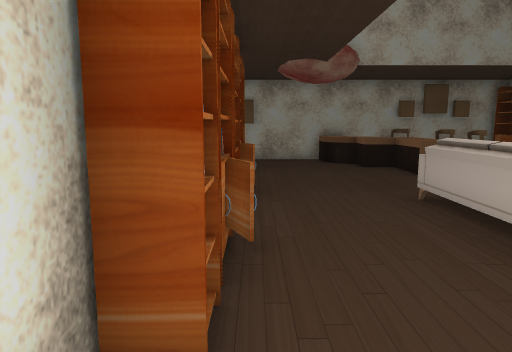
View 1 (above)

17 first-person views from a walk through a Unity game level. The camera is 1.5 m above the floor, tilts 8° down and sees 70° across. The floor is counted in squares, 1 m on a side. Each view is taken from the middle of a square. On the plan, view 1 faces up. The plan holds only what a view shows up to about 16 squares ahead; the rest is blank. The place goes on beyond the plan. The player is left out. Some animated figures are left out. Some surface patterns are stand-ins.

View 2
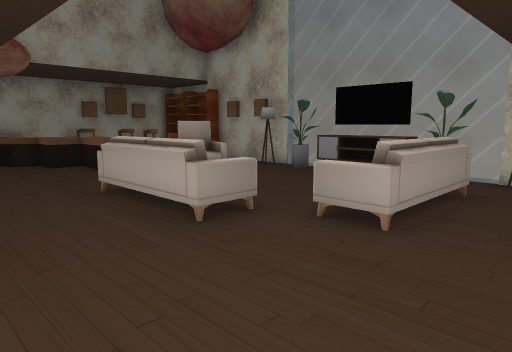

View 3
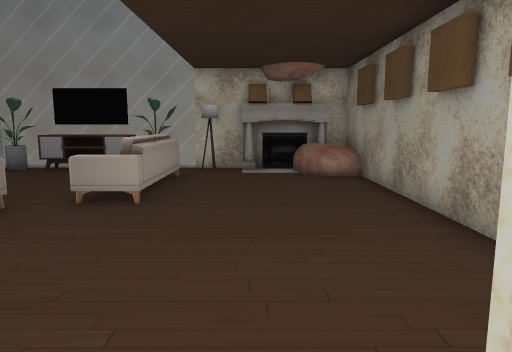

View 4
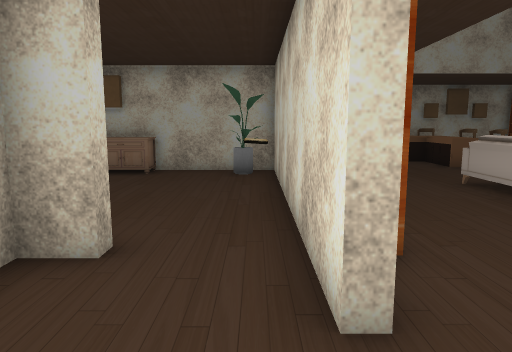

View 5
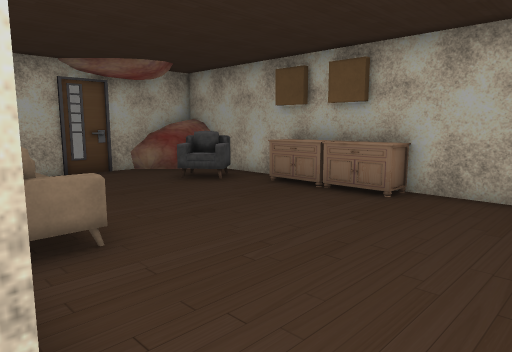

View 6
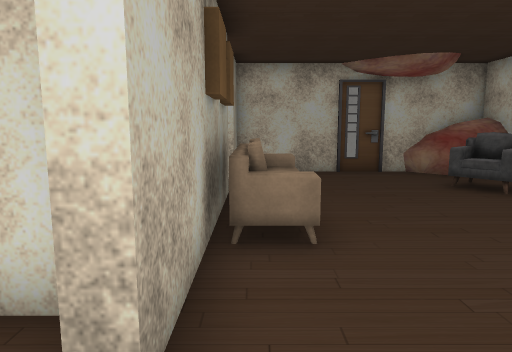

View 7
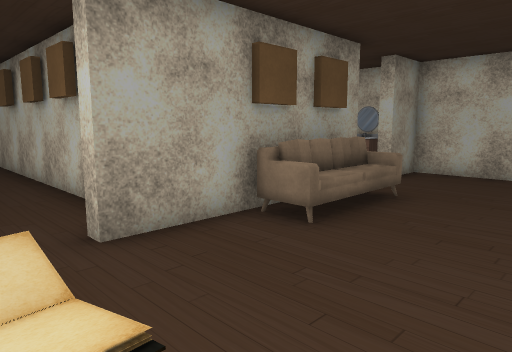

View 8
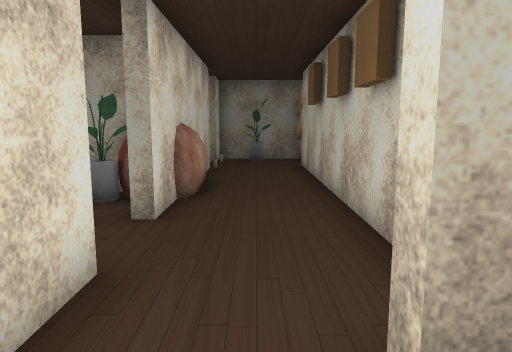

View 9
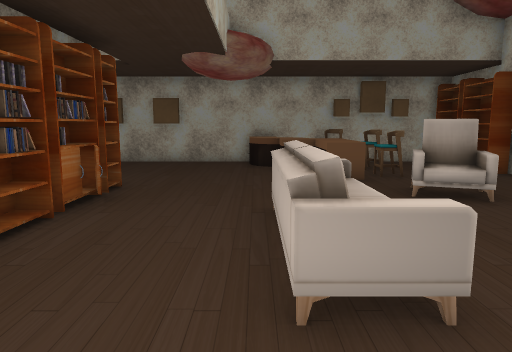

View 10
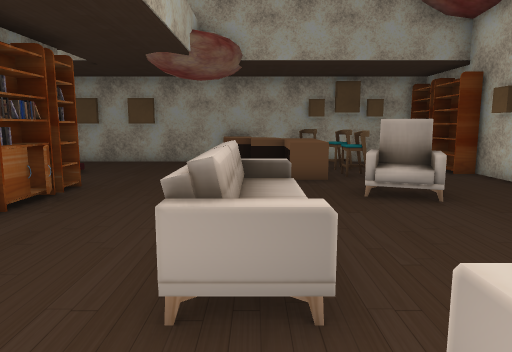

View 11
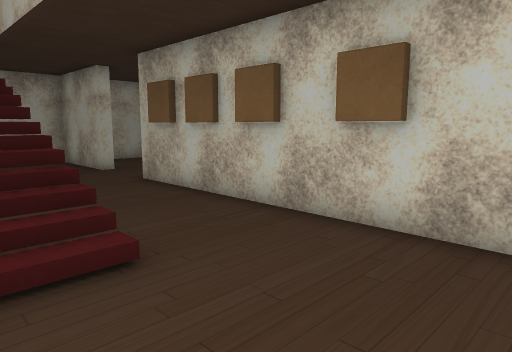

View 12
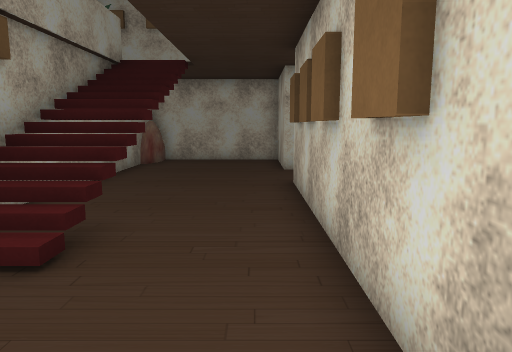

View 13
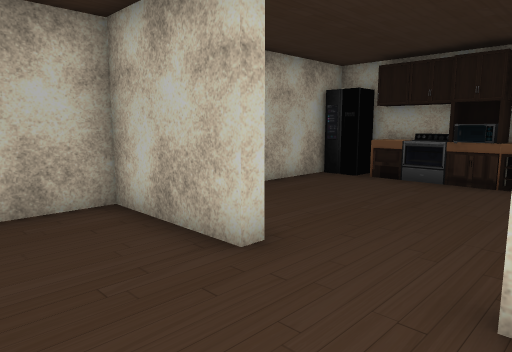

View 14
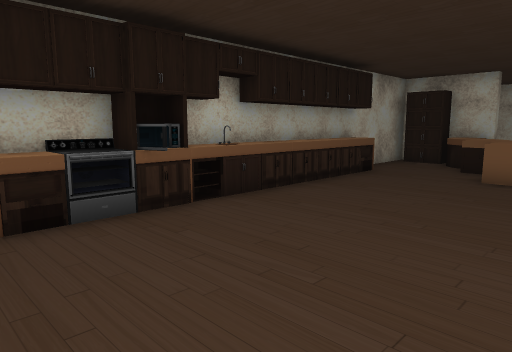

View 15
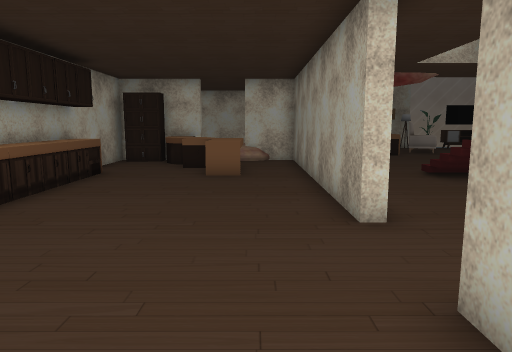

View 16
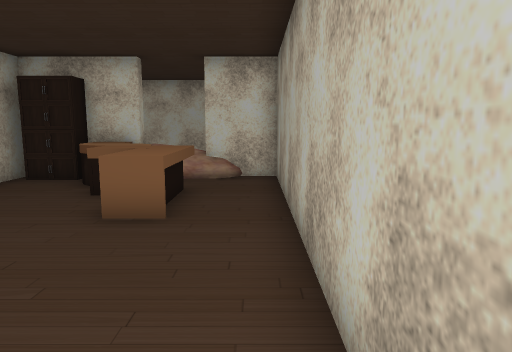

View 17
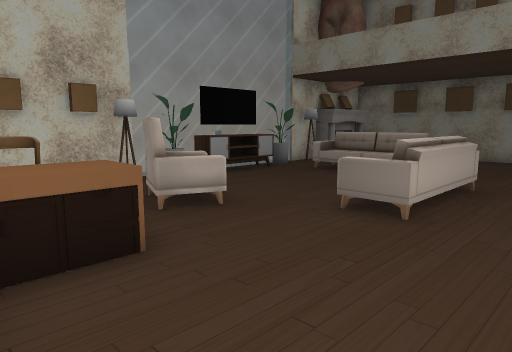

### Floor plan
Key: @ floor where view 1 was taken; # wall or solid block; . floor; / step, stairs or slope; = window, fence, low wall or low ledge; ^ raised ledge; O other object.
Columns run from 14 left of view 1 to 11 right of it. Each row starts with its distance up from view 1.
 24 ##################
 23 #O#OOOO#=====...O#
 22 #...............O#    #
 21 #..............^^#    #
 20 #.............^^=#    #
 19 #...........^^^^##    #
 18 #...............##
 17 #................#
 16 ####...###################
 15 #................^^ ^...=#
 14 #................^^^^^. ##
 13 #.......###//.....^^^^. ##
 12 #.......###//......^^^. ##
 11 ###.....###  ......^^....#
 10 ########^######......O...#
  9 ##.==.^^^...O##.....OOO.O#
  8 #..^=........O#......OO..#
  7 #............ ...OOO....O#
  6 #...........O ...OOO....O#
  5 #............ ...OOO....O#
  4 #....^^^..... #..OOO....O#
  3 #....^^^=....##.........O#
  2 ##  #######..  ....OOOOOO#
  1 #^       #...#.....OOOO.O#
  0 #        #....@..........#
 -1          #..............O#
 -2          #...#..........O#
 -3          #...#O........=O#
 -4          #..##############
 -5          #..##
 -6          #..##
 -7          #...#
 -8          #...#
 -9          #...
-10          O....
-11          O.O.#
-12          #####

Where each view was taken, in squares from view 1:
view 1: 0 up, 0 right, facing up
view 2: 1 down, 0 right, facing up-right
view 3: 1 down, 2 left, facing right
view 4: 2 down, 2 left, facing up
view 5: 2 up, 2 left, facing up-left
view 6: 3 up, 2 left, facing left
view 7: 7 up, 2 left, facing down-left
view 8: 4 up, 3 left, facing down
view 9: 1 up, 3 right, facing up
view 10: 1 up, 4 right, facing up
view 11: 11 up, 2 right, facing up-left
view 12: 15 up, 2 right, facing left
view 13: 13 up, 7 left, facing up-left
view 14: 17 up, 13 left, facing up-right
view 15: 18 up, 13 left, facing right
view 16: 17 up, 8 left, facing right
view 17: 13 up, 1 right, facing down-right
